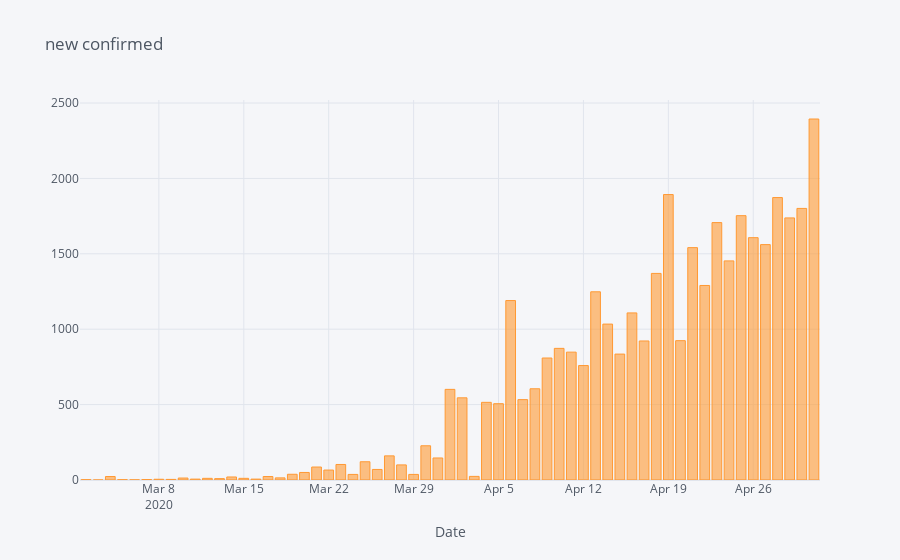

The code cell stored with this chart in its notebook:
### Code cell
india_covid[40:].iplot(x = 'Date', y = 'new_confirmed', kind= 'bar', xTitle='Date', title = 'new confirmed')

### Figure 1 — Plotly figure (JSON) as saved in the notebook; plotly's stock layout.template omitted (floating-point values rounded to 4 significant figures)
{"data": [{"marker": {"color": "rgba(255, 153, 51, 0.6)", "line": {"color": "rgba(255, 153, 51, 1.0)", "width": 1}}, "name": "new_confirmed", "orientation": "v", "text": "", "type": "bar", "x": ["2020-03-02", "2020-03-03", "2020-03-04", "2020-03-05", "2020-03-06", "2020-03-07", "2020-03-08", "2020-03-09", "2020-03-10", "2020-03-11", "2020-03-12", "2020-03-13", "2020-03-14", "2020-03-15", "2020-03-16", "2020-03-17", "2020-03-18", "2020-03-19", "2020-03-20", "2020-03-21", "2020-03-22", "2020-03-23", "2020-03-24", "2020-03-25", "2020-03-26", "2020-03-27", "2020-03-28", "2020-03-29", "2020-03-30", "2020-03-31", "2020-04-01", "2020-04-02", "2020-04-03", "2020-04-04", "2020-04-05", "2020-04-06", "2020-04-07", "2020-04-08", "2020-04-09", "2020-04-10", "2020-04-11", "2020-04-12", "2020-04-13", "2020-04-14", "2020-04-15", "2020-04-16", "2020-04-17", "2020-04-18", "2020-04-19", "2020-04-20", "2020-04-21", "2020-04-22", "2020-04-23", "2020-04-24", "2020-04-25", "2020-04-26", "2020-04-27", "2020-04-28", "2020-04-29", "2020-04-30", "2020-05-01"], "y": [2, 0, 23, 2, 1, 3, 5, 4, 13, 6, 11, 9, 20, 11, 6, 23, 14, 38, 50, 86, 66, 103, 37, 121, 70, 160, 100, 37, 227, 146, 601, 545, 24, 515, 506, 1190, 533, 605, 809, 873, 848, 759, 1248, 1034, 835, 1108, 922, 1370, 1893, 924, 1541, 1290, 1707, 1453, 1753, 1607, 1561, 1873, 1738, 1801, 2394]}], "layout": {"legend": {"bgcolor": "#F5F6F9", "font": {"color": "#4D5663"}}, "paper_bgcolor": "#F5F6F9", "plot_bgcolor": "#F5F6F9", "title": {"font": {"color": "#4D5663"}, "text": "new confirmed"}, "xaxis": {"gridcolor": "#E1E5ED", "showgrid": true, "tickfont": {"color": "#4D5663"}, "title": {"font": {"color": "#4D5663"}, "text": "Date"}, "zerolinecolor": "#E1E5ED"}, "yaxis": {"gridcolor": "#E1E5ED", "showgrid": true, "tickfont": {"color": "#4D5663"}, "title": {"font": {"color": "#4D5663"}, "text": ""}, "zerolinecolor": "#E1E5ED"}}}
